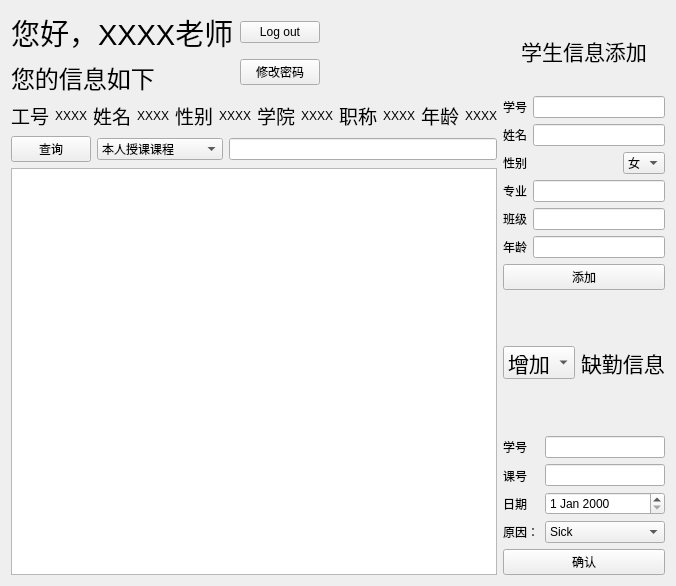
<?xml version="1.0" encoding="UTF-8"?>
<ui version="4.0">
 <class>Teacher</class>
 <widget class="QWidget" name="Teacher">
  <property name="geometry">
   <rect>
    <x>0</x>
    <y>0</y>
    <width>626</width>
    <height>586</height>
   </rect>
  </property>
  <property name="maximumSize">
   <size>
    <width>626</width>
    <height>800</height>
   </size>
  </property>
  <property name="windowTitle">
   <string>江苏大学考勤管理系统</string>
  </property>
  <property name="windowIcon">
   <iconset resource="res.qrc">
    <normaloff>:/images/ujs.jpg</normaloff>:/images/ujs.jpg</iconset>
  </property>
  <layout class="QHBoxLayout" name="horizontalLayout_9">
   <item>
    <layout class="QVBoxLayout" name="verticalLayout_11">
     <item>
      <layout class="QHBoxLayout" name="horizontalLayout_8">
       <item>
        <layout class="QHBoxLayout" name="horizontalLayout_7">
         <item>
          <layout class="QVBoxLayout" name="verticalLayout_10">
           <item>
            <widget class="QLabel" name="label_welcome">
             <property name="font">
              <font>
               <pointsize>22</pointsize>
              </font>
             </property>
             <property name="text">
              <string>您好，XXXX老师</string>
             </property>
            </widget>
           </item>
           <item>
            <widget class="QLabel" name="label_infoTip">
             <property name="font">
              <font>
               <pointsize>18</pointsize>
              </font>
             </property>
             <property name="text">
              <string>您的信息如下</string>
             </property>
            </widget>
           </item>
          </layout>
         </item>
         <item>
          <layout class="QVBoxLayout" name="verticalLayout_9">
           <item>
            <widget class="QPushButton" name="exitButton">
             <property name="text">
              <string>Log out</string>
             </property>
            </widget>
           </item>
           <item>
            <widget class="QPushButton" name="pushButton_pass">
             <property name="text">
              <string>修改密码</string>
             </property>
            </widget>
           </item>
          </layout>
         </item>
        </layout>
       </item>
       <item>
        <spacer name="horizontalSpacer_4">
         <property name="orientation">
          <enum>Qt::Horizontal</enum>
         </property>
         <property name="sizeHint" stdset="0">
          <size>
           <width>40</width>
           <height>20</height>
          </size>
         </property>
        </spacer>
       </item>
       <item>
        <widget class="QLabel" name="label_16">
         <property name="maximumSize">
          <size>
           <width>200</width>
           <height>80</height>
          </size>
         </property>
         <property name="text">
          <string/>
         </property>
         <property name="pixmap">
          <pixmap resource="res.qrc">:/images/ujs_big.png</pixmap>
         </property>
         <property name="scaledContents">
          <bool>true</bool>
         </property>
        </widget>
       </item>
      </layout>
     </item>
     <item>
      <layout class="QHBoxLayout" name="horizontalLayout">
       <item>
        <widget class="QLabel" name="label_3">
         <property name="font">
          <font>
           <pointsize>14</pointsize>
          </font>
         </property>
         <property name="text">
          <string>工号</string>
         </property>
        </widget>
       </item>
       <item>
        <widget class="QLabel" name="label_id">
         <property name="text">
          <string>XXXX</string>
         </property>
         <property name="scaledContents">
          <bool>true</bool>
         </property>
        </widget>
       </item>
       <item>
        <widget class="QLabel" name="label_5">
         <property name="font">
          <font>
           <pointsize>14</pointsize>
          </font>
         </property>
         <property name="text">
          <string>姓名</string>
         </property>
        </widget>
       </item>
       <item>
        <widget class="QLabel" name="label_name">
         <property name="text">
          <string>XXXX</string>
         </property>
         <property name="scaledContents">
          <bool>true</bool>
         </property>
        </widget>
       </item>
       <item>
        <widget class="QLabel" name="label_4">
         <property name="font">
          <font>
           <pointsize>14</pointsize>
          </font>
         </property>
         <property name="text">
          <string>性别</string>
         </property>
        </widget>
       </item>
       <item>
        <widget class="QLabel" name="label_gender">
         <property name="text">
          <string>XXXX</string>
         </property>
         <property name="scaledContents">
          <bool>true</bool>
         </property>
        </widget>
       </item>
       <item>
        <widget class="QLabel" name="label_6">
         <property name="font">
          <font>
           <pointsize>14</pointsize>
          </font>
         </property>
         <property name="text">
          <string>学院</string>
         </property>
        </widget>
       </item>
       <item>
        <widget class="QLabel" name="label_college">
         <property name="font">
          <font>
           <pointsize>9</pointsize>
          </font>
         </property>
         <property name="text">
          <string>XXXX</string>
         </property>
         <property name="scaledContents">
          <bool>true</bool>
         </property>
        </widget>
       </item>
       <item>
        <widget class="QLabel" name="label_7">
         <property name="font">
          <font>
           <pointsize>14</pointsize>
          </font>
         </property>
         <property name="text">
          <string>职称</string>
         </property>
        </widget>
       </item>
       <item>
        <widget class="QLabel" name="label_position">
         <property name="text">
          <string>XXXX</string>
         </property>
         <property name="scaledContents">
          <bool>true</bool>
         </property>
        </widget>
       </item>
       <item>
        <widget class="QLabel" name="label_8">
         <property name="font">
          <font>
           <pointsize>14</pointsize>
          </font>
         </property>
         <property name="text">
          <string>年龄</string>
         </property>
        </widget>
       </item>
       <item>
        <widget class="QLabel" name="label_age">
         <property name="text">
          <string>XXXX</string>
         </property>
         <property name="scaledContents">
          <bool>true</bool>
         </property>
        </widget>
       </item>
      </layout>
     </item>
     <item>
      <layout class="QHBoxLayout" name="horizontalLayout_2">
       <item>
        <widget class="QPushButton" name="searchButton">
         <property name="text">
          <string>查询</string>
         </property>
        </widget>
       </item>
       <item>
        <widget class="QComboBox" name="searchBox">
         <item>
          <property name="text">
           <string>本人授课课程</string>
          </property>
         </item>
         <item>
          <property name="text">
           <string>全部课程</string>
          </property>
         </item>
         <item>
          <property name="text">
           <string>所有学生</string>
          </property>
         </item>
         <item>
          <property name="text">
           <string>本人授课的学生</string>
          </property>
         </item>
         <item>
          <property name="text">
           <string>所有缺课记录</string>
          </property>
         </item>
         <item>
          <property name="text">
           <string>本人学生缺课记录</string>
          </property>
         </item>
         <item>
          <property name="text">
           <string>课程名</string>
          </property>
         </item>
         <item>
          <property name="text">
           <string>课号</string>
          </property>
         </item>
         <item>
          <property name="text">
           <string>学生名</string>
          </property>
         </item>
         <item>
          <property name="text">
           <string>学号</string>
          </property>
         </item>
         <item>
          <property name="text">
           <string>学号缺勤</string>
          </property>
         </item>
         <item>
          <property name="text">
           <string>学生名缺勤</string>
          </property>
         </item>
        </widget>
       </item>
       <item>
        <widget class="QLineEdit" name="searchEdit"/>
       </item>
      </layout>
     </item>
     <item>
      <widget class="QTableView" name="tableView">
       <property name="maximumSize">
        <size>
         <width>800</width>
         <height>16777215</height>
        </size>
       </property>
      </widget>
     </item>
    </layout>
   </item>
   <item>
    <spacer name="horizontalSpacer_3">
     <property name="orientation">
      <enum>Qt::Horizontal</enum>
     </property>
     <property name="sizeHint" stdset="0">
      <size>
       <width>218</width>
       <height>20</height>
      </size>
     </property>
    </spacer>
   </item>
   <item>
    <layout class="QVBoxLayout" name="verticalLayout_8">
     <item>
      <layout class="QVBoxLayout" name="verticalLayout_6">
       <item>
        <widget class="QLabel" name="label_12">
         <property name="font">
          <font>
           <pointsize>16</pointsize>
          </font>
         </property>
         <property name="text">
          <string>学生信息添加</string>
         </property>
         <property name="alignment">
          <set>Qt::AlignCenter</set>
         </property>
        </widget>
       </item>
       <item>
        <layout class="QHBoxLayout" name="horizontalLayout_6">
         <item>
          <layout class="QVBoxLayout" name="verticalLayout_5">
           <item>
            <widget class="QLabel" name="label_13">
             <property name="text">
              <string>学号</string>
             </property>
            </widget>
           </item>
           <item>
            <widget class="QLabel" name="label_14">
             <property name="text">
              <string>姓名</string>
             </property>
            </widget>
           </item>
           <item>
            <widget class="QLabel" name="label_15">
             <property name="text">
              <string>性别</string>
             </property>
            </widget>
           </item>
           <item>
            <widget class="QLabel" name="label_17">
             <property name="text">
              <string>专业</string>
             </property>
            </widget>
           </item>
           <item>
            <widget class="QLabel" name="label_18">
             <property name="text">
              <string>班级</string>
             </property>
            </widget>
           </item>
           <item>
            <widget class="QLabel" name="label_19">
             <property name="text">
              <string>年龄</string>
             </property>
            </widget>
           </item>
          </layout>
         </item>
         <item>
          <layout class="QVBoxLayout" name="verticalLayout_4">
           <item>
            <widget class="QLineEdit" name="idAddEdit"/>
           </item>
           <item>
            <widget class="QLineEdit" name="nameAddEdit"/>
           </item>
           <item>
            <layout class="QHBoxLayout" name="horizontalLayout_5">
             <item>
              <spacer name="horizontalSpacer_2">
               <property name="orientation">
                <enum>Qt::Horizontal</enum>
               </property>
               <property name="sizeHint" stdset="0">
                <size>
                 <width>40</width>
                 <height>20</height>
                </size>
               </property>
              </spacer>
             </item>
             <item>
              <widget class="QComboBox" name="genderBox">
               <item>
                <property name="text">
                 <string>女</string>
                </property>
               </item>
               <item>
                <property name="text">
                 <string>男</string>
                </property>
               </item>
              </widget>
             </item>
            </layout>
           </item>
           <item>
            <widget class="QLineEdit" name="majorAddEdit"/>
           </item>
           <item>
            <widget class="QLineEdit" name="classAddEdit"/>
           </item>
           <item>
            <widget class="QLineEdit" name="ageAddEdit"/>
           </item>
          </layout>
         </item>
        </layout>
       </item>
       <item>
        <widget class="QPushButton" name="addStudentButton">
         <property name="text">
          <string>添加</string>
         </property>
        </widget>
       </item>
      </layout>
     </item>
     <item>
      <layout class="QVBoxLayout" name="verticalLayout_7">
       <item>
        <layout class="QHBoxLayout" name="horizontalLayout_3">
         <item>
          <widget class="QComboBox" name="absenseBox">
           <property name="font">
            <font>
             <pointsize>16</pointsize>
            </font>
           </property>
           <item>
            <property name="text">
             <string>增加</string>
            </property>
           </item>
           <item>
            <property name="text">
             <string>删除</string>
            </property>
           </item>
           <item>
            <property name="text">
             <string>修改</string>
            </property>
           </item>
          </widget>
         </item>
         <item>
          <spacer name="horizontalSpacer">
           <property name="orientation">
            <enum>Qt::Horizontal</enum>
           </property>
           <property name="sizeHint" stdset="0">
            <size>
             <width>18</width>
             <height>20</height>
            </size>
           </property>
          </spacer>
         </item>
         <item>
          <widget class="QLabel" name="label">
           <property name="font">
            <font>
             <pointsize>16</pointsize>
            </font>
           </property>
           <property name="text">
            <string>缺勤信息</string>
           </property>
          </widget>
         </item>
        </layout>
       </item>
       <item>
        <layout class="QVBoxLayout" name="verticalLayout_3">
         <item>
          <layout class="QHBoxLayout" name="horizontalLayout_4">
           <item>
            <layout class="QVBoxLayout" name="verticalLayout_2">
             <item>
              <widget class="QLabel" name="label_9">
               <property name="text">
                <string>学号</string>
               </property>
              </widget>
             </item>
             <item>
              <widget class="QLabel" name="label_10">
               <property name="text">
                <string>课号</string>
               </property>
              </widget>
             </item>
             <item>
              <widget class="QLabel" name="label_11">
               <property name="text">
                <string>日期</string>
               </property>
              </widget>
             </item>
             <item>
              <widget class="QLabel" name="label_2">
               <property name="text">
                <string>原因：</string>
               </property>
              </widget>
             </item>
            </layout>
           </item>
           <item>
            <layout class="QVBoxLayout" name="verticalLayout">
             <item>
              <widget class="QLineEdit" name="sIdAbsenseEdit"/>
             </item>
             <item>
              <widget class="QLineEdit" name="cIdEdit"/>
             </item>
             <item>
              <widget class="QDateEdit" name="dateEdit"/>
             </item>
             <item>
              <widget class="QComboBox" name="absenseTypeBox">
               <item>
                <property name="text">
                 <string>Sick</string>
                </property>
               </item>
               <item>
                <property name="text">
                 <string>Leave</string>
                </property>
               </item>
               <item>
                <property name="text">
                 <string>Unexcused</string>
                </property>
               </item>
               <item>
                <property name="text">
                 <string>Late</string>
                </property>
               </item>
               <item>
                <property name="text">
                 <string>Early Leave</string>
                </property>
               </item>
              </widget>
             </item>
            </layout>
           </item>
          </layout>
         </item>
         <item>
          <widget class="QPushButton" name="AbsenseButton">
           <property name="text">
            <string>确认</string>
           </property>
          </widget>
         </item>
        </layout>
       </item>
      </layout>
     </item>
    </layout>
   </item>
  </layout>
 </widget>
 <resources>
  <include location="res.qrc"/>
 </resources>
 <connections/>
</ui>
